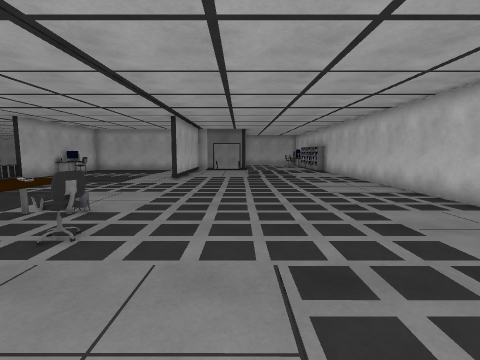
view 1 (above)

19 first-person views from a walk through a scene from a Unity 3-D project. The camera is 1.4 m above the floor, tilts 6° down and sees 85° across. The floor is counted in squares, 1 m on a side. Each view is taken from the middle of a square. On the plan, view 1 faces up. The plan holds only what a view shows up to about 13 squares ahead; the rest is blank. The place goes on beyond the plan. Some animated figures are left out. Surface patterns are stand-ins for the level's own textures.

view 2
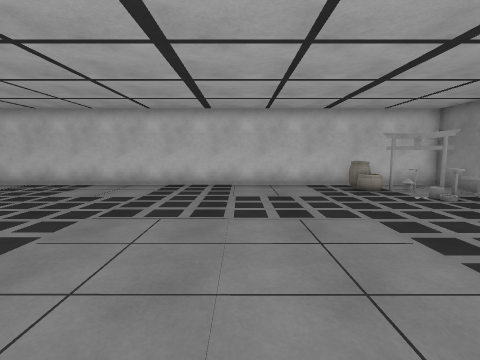

view 3
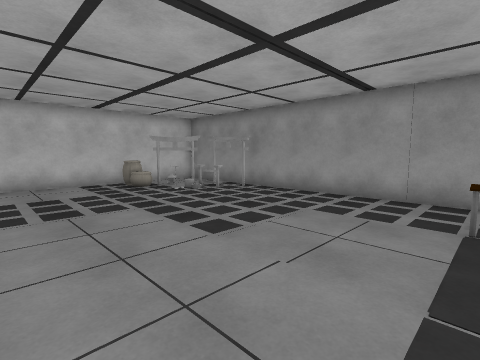

view 4
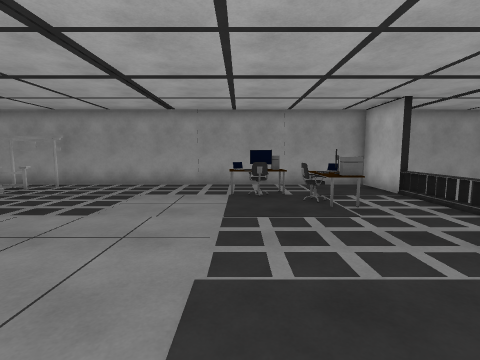

view 5
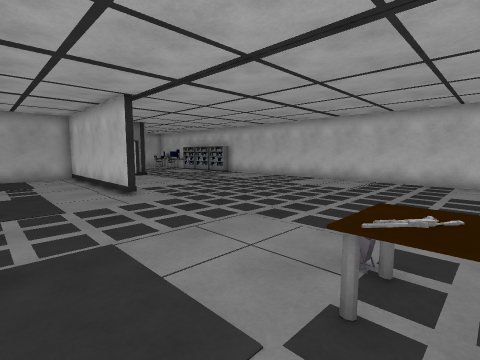

view 6
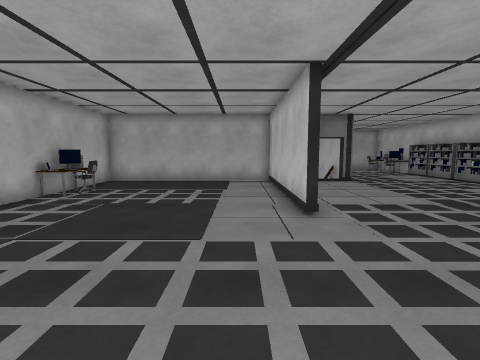

view 7
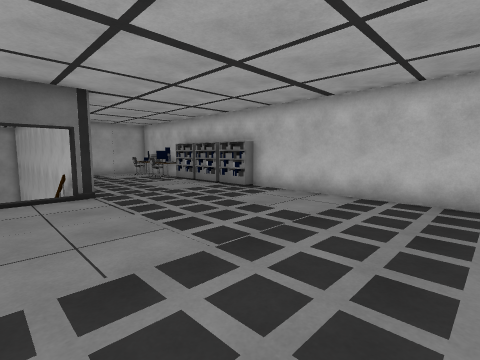

view 8
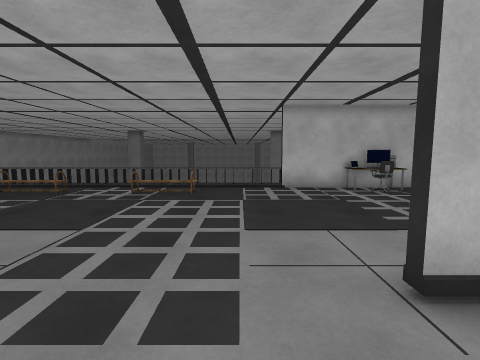

view 9
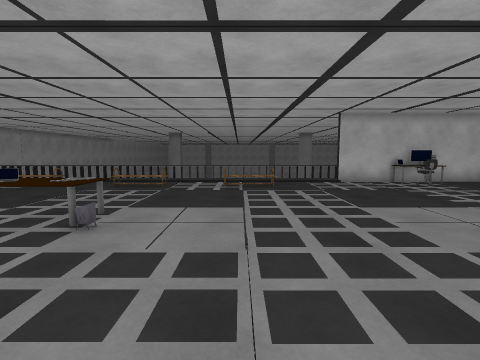

view 10
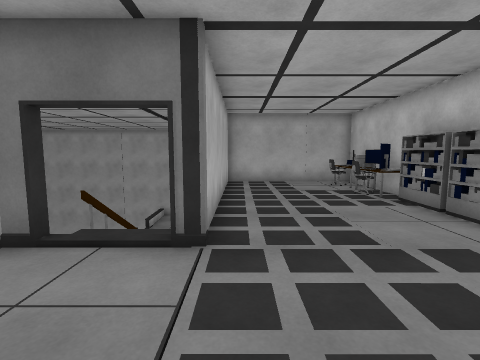

view 11
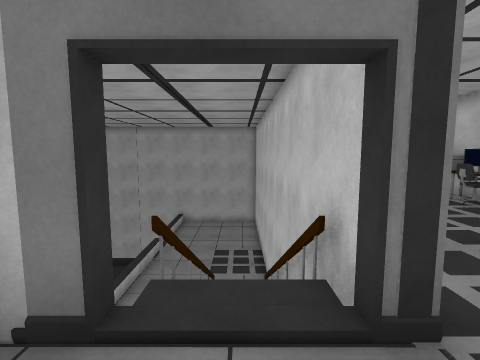

view 12
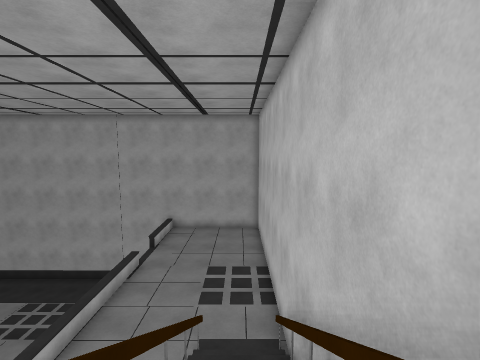

view 13
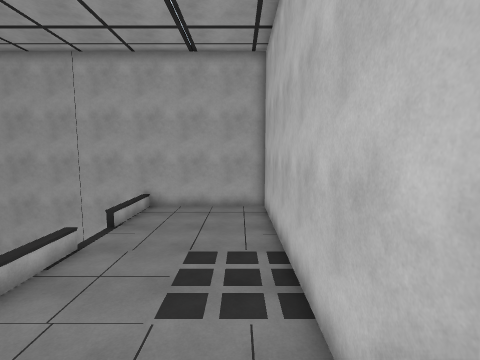

view 14
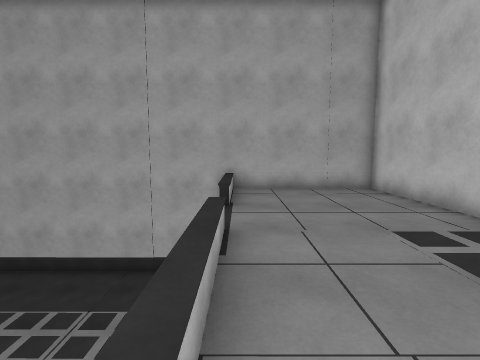

view 15
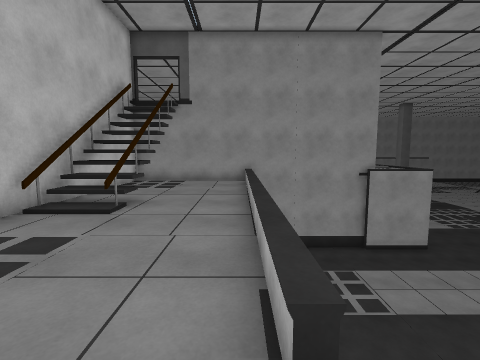

view 16
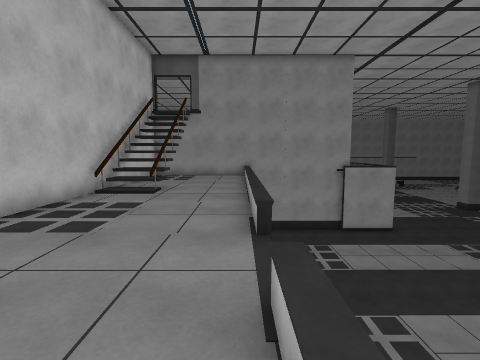

view 17
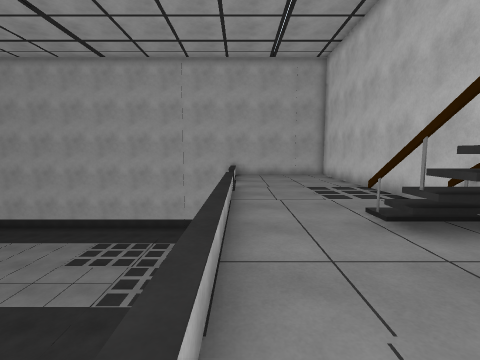

view 18
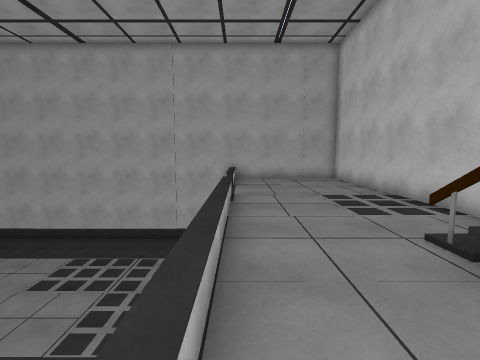

view 19
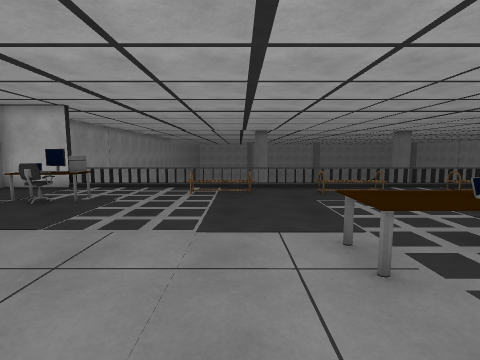

### Floor plan
Key: @ floor where view 1 was taken; # wall or solid block; x gap in a wall; . main floor; - floor 3.75 m lower than the main floor; / step, stairs or slope; = window, fence, low wall or low ledge; ^ raised ledge; v drop or lower ground; C chair; M computer; S shelf; B bench; O other object.
Columns run from 14 left of view 1 to 7 right of it. Each row starts with its distance up from view 1.
 39         ##
 38 vvvvvvvvv######
 37 vvvvvvv  -----#
 36 vvvvvvv v-----#
 35 vvvvvvv v-----#
 34 vvvvvvv  -----#
 33 vvvvvvv v-----#
 32 vvvvvvv v-----#
 31 vvvvvvv v-----#
 30  vvvvvv v-----#######
 29  vvvvvv v-----#.....O
 28 vvvvvvvvv---=-#....CO
 27 vvvvvvv v---x/#.....O
 26 vvvvvvv v---v/#....CO
 25 vvvvvvv v---#/#.....O
 24 vvvvvvv v---//#.....S
 23 vvvvvvv v---//#.....S
 22 vvvvvvv  ---//#.....S
 21 vvv#########//#.....S
 20   #........#........S
 19   #........#.........#
 18    O.......#.........#
 17    OC......#.........#
 16    O.......#.........#
 15   #........#.........#
 14   x........#.........#
 13   ^..................#
 12   ^..................#
 11   ^..................#
 10   ^.O................#
  9   ^.O................#
  8   ^..................#
  7   ^..................#
  6   ^.B....OO..........#
  5   ^.O....OO..........#
  4   ^.B....OOC.........#
  3   ^......OO..........#
  2   ^..................#
  1   ^.O................#
  0   ^.O.........@......#
 -1   ^..................#
 -2   ^..................#
 -3   ^..................#
 -4   ^..MC..............#
 -5   ^..OCC..........OO.#
 -6   x....OO.........O..#
 -7   #....O........OO...#
 -8 vv#.............O....#
 -9   ####################

Where each view was taken, in squares from view 1:
view 1: 0 up, 0 right, facing up
view 2: 0 up, 5 left, facing right
view 3: 0 up, 6 left, facing down-right
view 4: 3 up, 6 left, facing down
view 5: 5 up, 7 left, facing up-right
view 6: 8 up, 5 left, facing up
view 7: 12 up, 2 left, facing up-right
view 8: 12 up, 1 left, facing left
view 9: 9 up, 1 right, facing left
view 10: 17 up, 1 right, facing up
view 11: 19 up, 1 left, facing up
view 12: 22 up, 1 left, facing up
view 13: 26 up, 1 left, facing up
view 14: 28 up, 5 left, facing up
view 15: 34 up, 5 left, facing down
view 16: 37 up, 5 left, facing down
view 17: 22 up, 5 left, facing up
view 18: 24 up, 5 left, facing up
view 19: 1 up, 1 left, facing left
